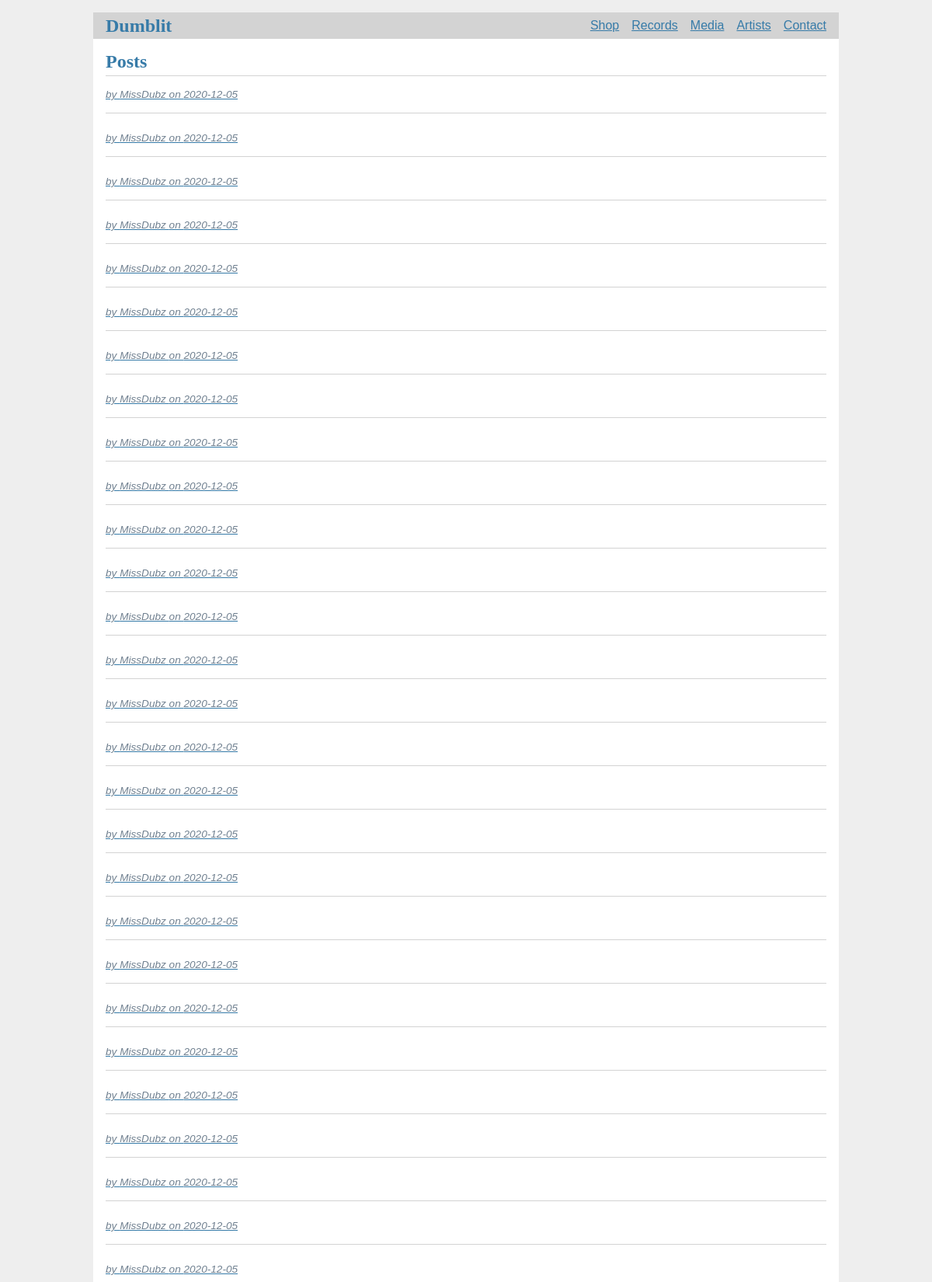
The page / (upper part) on the database its author committed.
### tables this page shows
CREATE TABLE Post (
  id INTEGER PRIMARY KEY AUTOINCREMENT,
  author_id INTEGER NOT NULL,
  created TIMESTAMP NOT NULL DEFAULT CURRENT_TIMESTAMP,
  title TEXT NOT NULL,
  body TEXT NOT NULL,
  file TEXT NOT NULL,
  FOREIGN KEY (author_id) REFERENCES user (id)
);

CREATE TABLE user (
  id INTEGER PRIMARY KEY AUTOINCREMENT,
  username TEXT UNIQUE NOT NULL,
  password TEXT NOT NULL
);

### flaskr/blog.py (the view)
@bp.route("/")
def index():
    db = get_db()
    posts = db.execute(
        "SELECT p.id, title, body, created, author_id, username"
        " FROM post p JOIN user u ON p.author_id = u.id"
        " ORDER BY created DESC"
    ).fetchall()
    return render_template("blog/index.html", posts=posts)

### flaskr/auth.py (called while the page is built)
@bp.before_app_request
def load_logged_in_user():
    user_id = session.get("user_id")
    if user_id is None:
        g.user = None
    else:
        g.user = (
            get_db().execute("SELECT * FROM user WHERE id = ?", (user_id,)).fetchone()
        )

### flaskr/db.py (called while the page is built)
def get_db():
    if "db" not in g:
        g.db = sqlite3.connect(
            current_app.config["DATABASE"], detect_types=sqlite3.PARSE_DECLTYPES
        )
        g.db.row_factory = sqlite3.Row
    return g.db

### flaskr/templates/blog/index.html (shortened to what this page needs)
{% extends 'base.html' %}
{% block header %}
  <h1>{% block title %}Posts{% endblock %}</h1>
{% endblock %}
{% block content %}
  {% for post in posts %}
    <article class="post">
      <header>
        <div>
          <a href="{{url_for('blog.post', id=post['id'])}}">
            <div class="about">by {{ post['username'] }} on {{ post['created'].strftime('%Y-%m-%d') }}</div>
          </a>
        </div>
      </header>
    </article>
    {% if not loop.last %}
      <hr>
    {% endif %}
  {% endfor %}
{% endblock %}

### flaskr/static/style.css (style rules this page uses)
h1, h2, h3, h4, h5, h6 { font-family: serif; color: #377ba8; margin: 1rem 0; }
a { color: #377ba8; }
hr { border: none; border-top: 1px solid lightgray; }
.content > header h1 { flex: auto; margin: 1rem 0 0.25rem 0; }
.post > header { display: flex; align-items: flex-end; font-size: 0.85em; }
.post > header > div:first-of-type { flex: auto; }
.post .about { color: slategray; font-style: italic; }

### rows shown on the page
Post: username "MissDubz", created "2020-12-05"
Post: username "MissDubz", created "2020-12-05"
Post: username "MissDubz", created "2020-12-05"
Post: username "MissDubz", created "2020-12-05"
Post: username "MissDubz", created "2020-12-05"
Post: username "MissDubz", created "2020-12-05"
Post: username "MissDubz", created "2020-12-05"
Post: username "MissDubz", created "2020-12-05"
Post: username "MissDubz", created "2020-12-05"
Post: username "MissDubz", created "2020-12-05"
Post: username "MissDubz", created "2020-12-05"
Post: username "MissDubz", created "2020-12-05"
Post: username "MissDubz", created "2020-12-05"
Post: username "MissDubz", created "2020-12-05"
Post: username "MissDubz", created "2020-12-05"
Post: username "MissDubz", created "2020-12-05"
Post: username "MissDubz", created "2020-12-05"
Post: username "MissDubz", created "2020-12-05"
Post: username "MissDubz", created "2020-12-05"
Post: username "MissDubz", created "2020-12-05"
Post: username "MissDubz", created "2020-12-05"
Post: username "MissDubz", created "2020-12-05"
Post: username "MissDubz", created "2020-12-05"
Post: username "MissDubz", created "2020-12-05"
Post: username "MissDubz", created "2020-12-05"
Post: username "MissDubz", created "2020-12-05"
Post: username "MissDubz", created "2020-12-05"
Post: username "MissDubz", created "2020-12-05"
